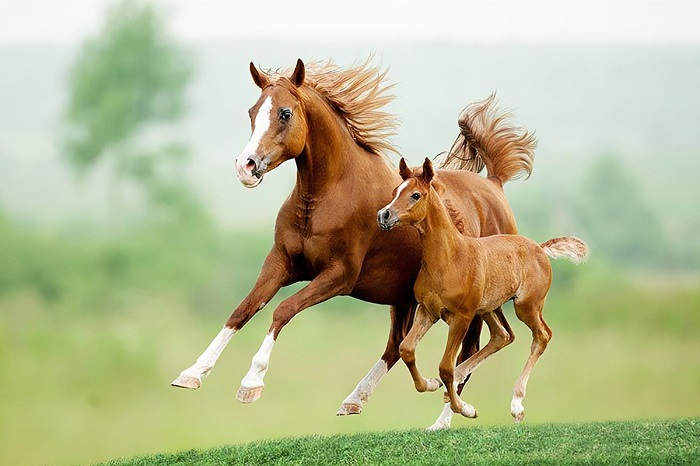
#> input picture DIP/1.jpg, 700 x 466 px
$ python Anti_diagonal.py
#> lines starting #> are read from the running program, lines starting #| are printed output that depends on the picture
import matplotlib.pyplot as plt
import cv2
import numpy as np

def conv(mat, kernel):
    row, col = mat.shape
    r, c = kernel.shape[0] // 2, kernel.shape[1] // 2
    r, c = r * 2, c * 2

    new_image = np.zeros((row - r, col - c), dtype=np.uint8)
    for i in range(row - r):
        for j in range(col - c):
            temp = np.sum(np.multiply(mat[i:3+i, j:3+j], kernel))
            if temp > 255:
                new_image[i][j] = 255
            elif temp < 0:
                new_image[i][j] = 0
            else:
                new_image[i][j] = temp

    return new_image

def main():
    img  = plt.imread("1.jpg")
#> img is the input picture: shape (466, 700, 3); mean R, G, B 182.1, 185.8, 145.7
    gray = cv2.cvtColor(img, cv2.COLOR_RGB2GRAY)
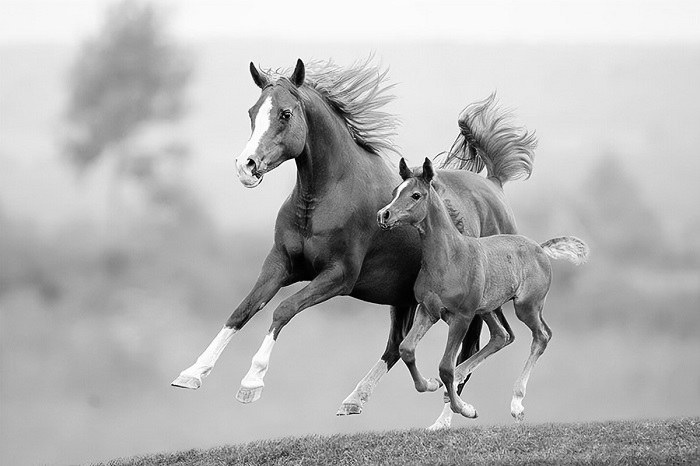
#> gray: shape (466, 700); min 0, max 255, mean 180.1

    horz_kernel = np.array([[-1,-1,-1], [2,2,2], [-1,-1,-1]])
    vert_kernel = np.array([[-1,2,-1], [-1,2,-1], [-1,2,-1]])

    '''45=[
        -1 -1 2
        -1 2 -1
        2 -1 -1
    ]

    -45 = [
        2 -1 -1
        -1 2 -1
        -1 -1 2
    ]'''

    horz = conv(gray, horz_kernel)
#> after the loop in conv, `for i in range(row - r):`:
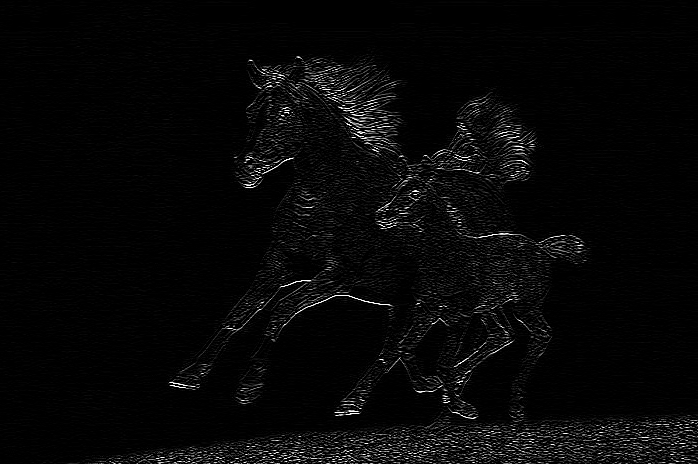
#> new_image: shape (464, 698); min 0, max 255, mean 7.5
    vert = conv(gray, vert_kernel)
#> after the loop in conv (call 2), `for i in range(row - r):`:
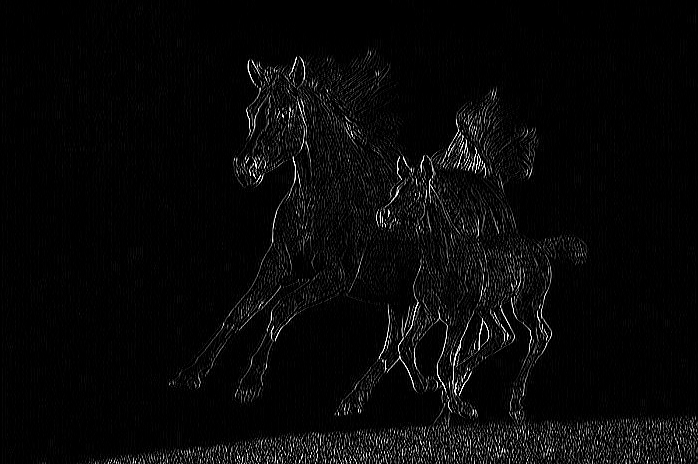
#> new_image: shape (464, 698); min 0, max 255, mean 8.4

    plt.subplot(1,2,1)
    plt.imshow(horz, cmap='gray')
    plt.title("Filtered By Diagonal Kernel")
    plt.subplot(1,2,2)
    plt.imshow(vert, cmap='gray')
    plt.title("Filtered By Anti-Diagonal Kernel")


    plt.show()
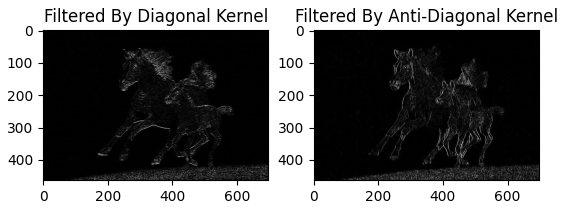
#> figure drawn by matplotlib, 2 panels

main()
